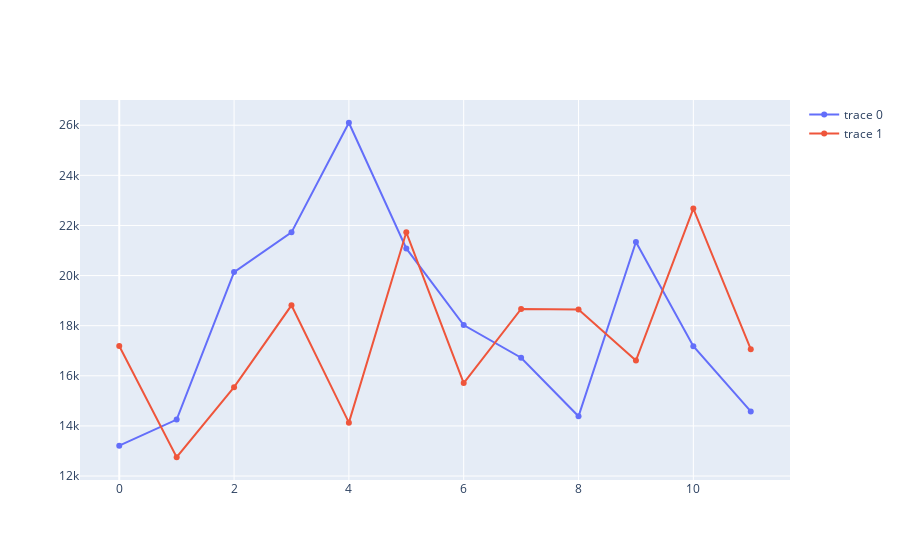

This figure's notebook cell:
### Code cell
iplot(Figure(data=[Scatter(y=test['Sales']),
                  Scatter(y=np.mean(predictions_cross_val, axis=1))]))

### Figure 1 — Plotly figure (JSON) as saved in the notebook; plotly's stock layout.template omitted (floating-point values rounded to 4 significant figures)
{"data": [{"type": "scatter", "y": [13210, 14251, 20139, 21725, 26099, 21084, 18024, 16722, 14385, 21342, 17180, 14577]}, {"type": "scatter", "y": [17190.0, 12750.0, 15550.0, 18810.0, 14130.0, 21730.0, 15710.0, 18670.0, 18650.0, 16610.0, 22680.0, 17060.0]}], "layout": {}}
